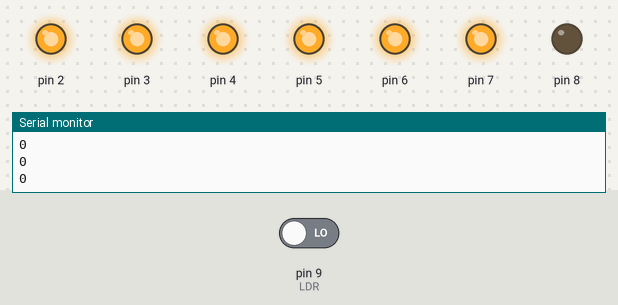
This sketch was run on a simulated Arduino Uno, built with avr-gcc and run on an emulated ATmega328P. Parts: output pins drawn as LEDs (lit = HIGH), the last lines printed to the serial monitor. Inputs (shaded band) come from the test bench; at power-on: pin 9 (LDR) LOW.

Above: at 2.8 s.
2.9 s: pin 9 (LDR) driven HIGH
At 4.3 s:
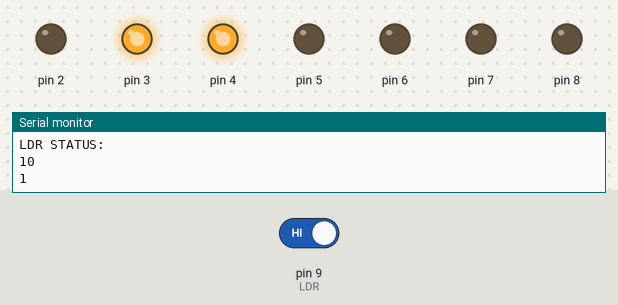
At 5.8 s:
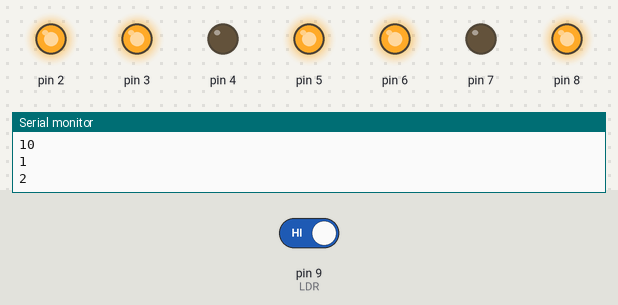
11.1 s: pin 9 (LDR) driven LOW
At 12.8 s:
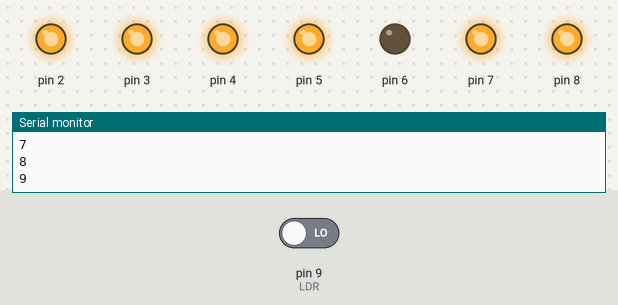
Timing chart, 0 to 14.5 s (numbered marks = the images above; inputs shaded):
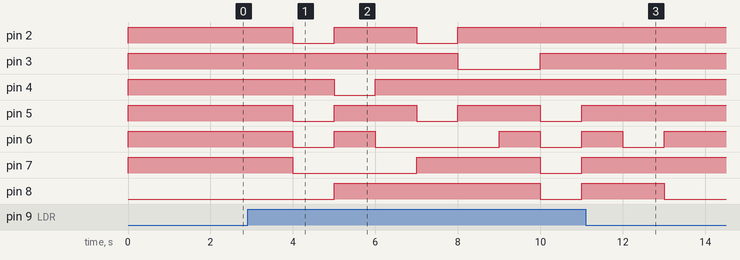

The sketch:

7-Segment-Display-0-9-Loop-Program.ino
```cpp
void setup(){
  pinMode(2, OUTPUT); //a
  pinMode(3, OUTPUT); //b
  pinMode(4, OUTPUT); //c
  pinMode(5, OUTPUT); //d
  pinMode(6, OUTPUT); //e
  pinMode(7, OUTPUT); //f
  pinMode(8, OUTPUT); //g
  pinMode(9, INPUT); //LDR
  Serial.begin(9600);
}

void loop(){
  int LDRVAL= digitalRead(9);

  if (LDRVAL == 1){
    Serial.println("LDR STATUS: ");
    Serial.print(LDRVAL);

    digitalWrite(2, HIGH);
    digitalWrite(3, HIGH);
    digitalWrite(4, HIGH);
    digitalWrite(5, HIGH);
    digitalWrite(6, HIGH);
    digitalWrite(7, HIGH);
    digitalWrite(8, LOW);
    Serial.println("0");
    delay(1000);

    digitalWrite(2, LOW);
    digitalWrite(3, HIGH);
    digitalWrite(4, HIGH);
    digitalWrite(5, LOW);
    digitalWrite(6, LOW);
    digitalWrite(7, LOW);
    digitalWrite(8, LOW);
    Serial.println("1");
    delay(1000);

    digitalWrite(2, HIGH);
    digitalWrite(3, HIGH);
    digitalWrite(4, LOW);
    digitalWrite(5, HIGH);
    digitalWrite(6, HIGH);
    digitalWrite(7, LOW);
    digitalWrite(8, HIGH);
    Serial.println("2");
    delay(1000);

    digitalWrite(2, HIGH);
    digitalWrite(3, HIGH);
    digitalWrite(4, HIGH);
    digitalWrite(5, HIGH);
    digitalWrite(6, LOW);
    digitalWrite(7, LOW);
    digitalWrite(8, HIGH);
    Serial.println("3");
    delay(1000);

    digitalWrite(2, LOW);
    digitalWrite(3, HIGH);
    digitalWrite(4, HIGH);
    digitalWrite(5, LOW);
    digitalWrite(6, LOW);
    digitalWrite(7, HIGH);
    digitalWrite(8, HIGH);
    Serial.println("4");
    delay(1000);

    digitalWrite(2, HIGH);
    digitalWrite(3, LOW);
    digitalWrite(4, HIGH);
    digitalWrite(5, HIGH);
    digitalWrite(6, LOW);
    digitalWrite(7, HIGH);
    digitalWrite(8, HIGH);
    Serial.println("5");
    delay(1000);

    digitalWrite(2, HIGH);
    digitalWrite(3, LOW);
    digitalWrite(4, HIGH);
    digitalWrite(5, HIGH);
    digitalWrite(6, HIGH);
    digitalWrite(7, HIGH);
    digitalWrite(8, HIGH);
    Serial.println("6");
    delay(1000);

    digitalWrite(2, HIGH);
    digitalWrite(3, HIGH);
    digitalWrite(4, HIGH);
    digitalWrite(5, LOW);
    digitalWrite(6, LOW);
    digitalWrite(7, LOW);
    digitalWrite(8, LOW);
    Serial.println("7");
    delay(1000);

    digitalWrite(2, HIGH);
    digitalWrite(3, HIGH);
    digitalWrite(4, HIGH);
    digitalWrite(5, HIGH);
    digitalWrite(6, HIGH);
    digitalWrite(7, HIGH);
    digitalWrite(8, HIGH);
    Serial.println("8");
    delay(1000);

    digitalWrite(2, HIGH);
    digitalWrite(3, HIGH);
    digitalWrite(4, HIGH);
    digitalWrite(5, HIGH);
    digitalWrite(6, LOW);
    digitalWrite(7, HIGH);
    digitalWrite(8, HIGH);
    Serial.println("9");
    delay(1000);
    int LDRVAL= digitalRead(9);
  }
  digitalWrite(2, HIGH);
  digitalWrite(3, HIGH);
  digitalWrite(4, HIGH);
  digitalWrite(5, HIGH);
  digitalWrite(6, HIGH);
  digitalWrite(7, HIGH);
  digitalWrite(8, LOW);
  Serial.println("0");
  delay(1000);
}
```

Measured:
- after the input at 2.9 s, pin 2: alternates HIGH for 2.0 s and LOW for 1.0 s, starting after 1.1 s; pin 3: HIGH → LOW after 5.1 s, → HIGH 2.0 s later
- after the input at 11.1 s, pin 2, pin 5: stops changing and stays HIGH; pin 3: stays HIGH (without the input it goes to LOW after 7.9 s); pin 4: stays HIGH (without the input it goes to LOW after 4.9 s); pin 6: goes on until 13.0 s, then stays HIGH; pin 7: stays HIGH (without the input it goes to LOW after 3.9 s)
